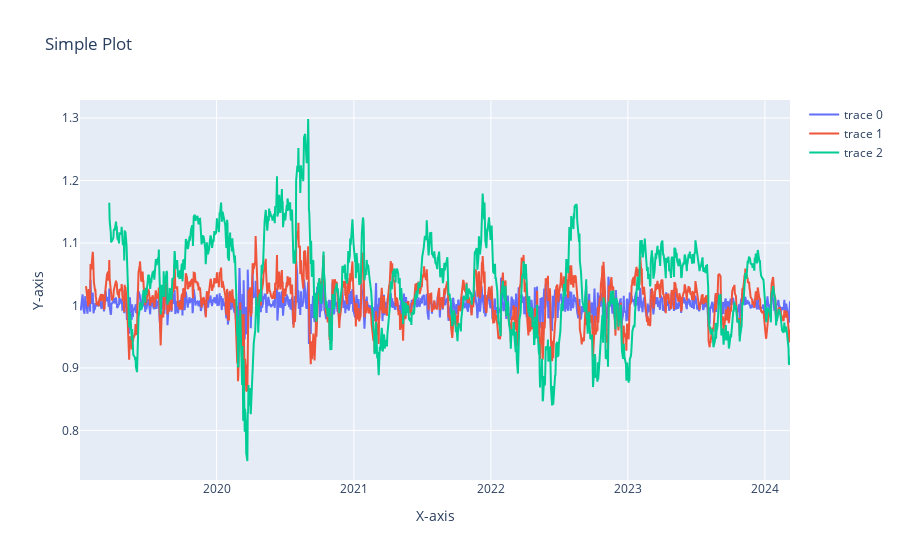

Notebook code for this chart:
### Code cell
import plotly.graph_objs as go

# Sample data
x_values = all_data["AAPL"]["Date"]
y_values = []
# y_values.append(all_data["AAPL"]["Close"])

for i in [3,13,55]:
    # plot_data = np.ones(len(x_values)) / all_data["AAPL"][f"ma{i}"] * all_data["AAPL"]["Close"]
    plot_data = all_data["AAPL"][f"ma{i}"]
    y_values.append(plot_data)



# Create a trace
trace_data = []
for y in y_values:
    trace_data.append(go.Scatter(x=x_values, y=y, mode='lines'))

# Create layout
layout = go.Layout(title='Simple Plot', xaxis=dict(title='X-axis'), yaxis=dict(title='Y-axis'))

# Create figure
fig = go.Figure(data=trace_data, layout=layout)

# Display the figure
fig.show()

### Figure 1 — Plotly figure (JSON) as saved in the notebook; plotly's stock layout.template omitted (floating-point values rounded to 4 significant figures; data arrays with more than 128 entries replaced by an {"elided": "..."} marker saying what was removed)
{"data": [{"mode": "lines", "type": "scatter", "x": {"elided": "1305 str values"}, "y": {"elided": "1305 float values"}}, {"mode": "lines", "type": "scatter", "x": {"elided": "1305 str values"}, "y": {"elided": "1305 float values"}}, {"mode": "lines", "type": "scatter", "x": {"elided": "1305 str values"}, "y": {"elided": "1305 float values"}}], "layout": {"title": {"text": "Simple Plot"}, "xaxis": {"title": {"text": "X-axis"}}, "yaxis": {"title": {"text": "Y-axis"}}}}
